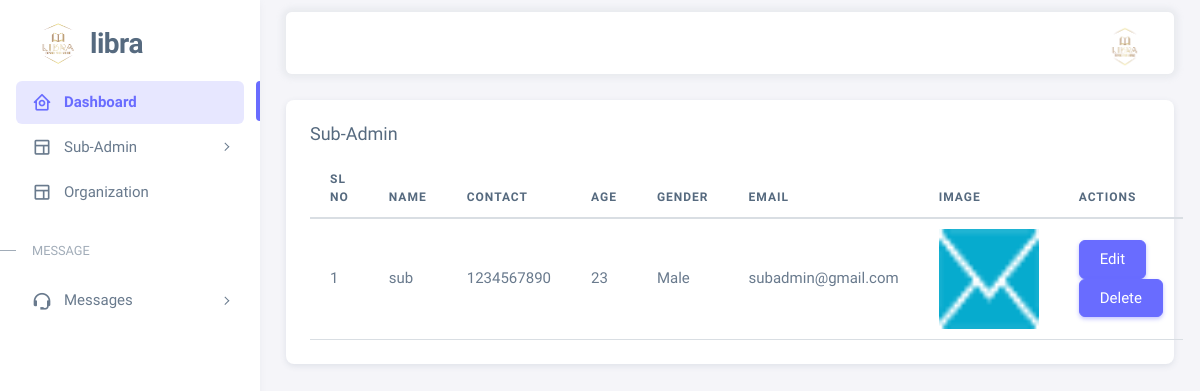
Before: /admin_dash/view_subadmin (signed in) with the older database file.
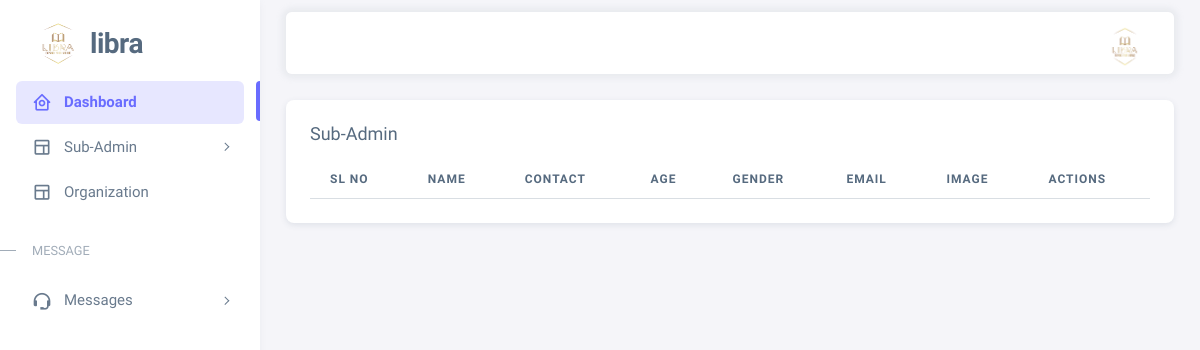
After: the same page with the newer database file.
### administration/models.py (models this page shows, shortened)
class SubAdmin(models.Model):
    user = models.OneToOneField(Login, on_delete = models.CASCADE, related_name = 'subadmin')
    name = models.CharField(max_length = 20)
    contact = models.IntegerField(unique = True)
    age = models.PositiveSmallIntegerField()
    gender = models.CharField(max_length = 10)
    email = models.EmailField(max_length = 20, unique = True)
    image = models.ImageField(upload_to = 'subadmin', null = True)

### administration/views.py (the view)
# urls.py: path('admin_dash/view_subadmin', views.view_subadmin, name = 'view_subadmin'),
@user_passes_test(admin_check, login_url="login_view")
def view_subadmin(request):
    data = SubAdmin.objects.all()
    return render(request, 'admintemp/view_subadmin.html', {'data':data})

### administration/views.py (called while the page is built)
def admin_check(user):
    return user.is_staff

### templates/admintemp/view_subadmin.html (shortened to what this page needs)
{% extends 'admintemp/dashboard.html' %}
{% load crispy_forms_tags %}
{% block content %}
<div class="col-lg-12">
<div class="card">
    <div class="card-body">
      <h5 class="Data">Sub-Admin</h5>
        <table class = "table">
            <thead>
                <tr>
                    <th scope = "col">Sl No</th>
                    <th scope = "col"> Name</th>
                    <th scope = "col">Contact</th>
                    <th scope = "col">Age</th>
                    <th scope="col">Gender</th>
                    <th scope="col">Email</th>
                    <th scope="col">Image</th>
                    <th scope="col">Actions</th>
                </tr>
            </thead>
            <tbody>
                {% for i in data %}
                <tr>
                    <td>{{forloop.counter}}</td>
                    <td>{{i.name}}</td>
                    <td>{{i.contact}}</td>
                    <td>{{i.age}}</td>
                    <td>{{i.gender}}</td>
                    <td>{{i.email}}</td>
                    <td><img src = "{{i.image.url}}" width = "100" height="100"></td>
                    <td><a class="btn btn-primary" href="{% url 'edit_subadmin' i.id %}">Edit</a>
                        <a class="btn btn-primary" href="{% url 'delete_subadmin' i.id %}">Delete</a>
                    </td>
                </tr>
                {% endfor %}
            </tbody>
        </table>
    </div>
  </div>
</div>
{% endblock %}

Changed rows visible on the page:
removed SubAdmin: name "sub", contact "1234567890", age "23", gender "Male", email "subadmin@gmail.com", image (picture)
